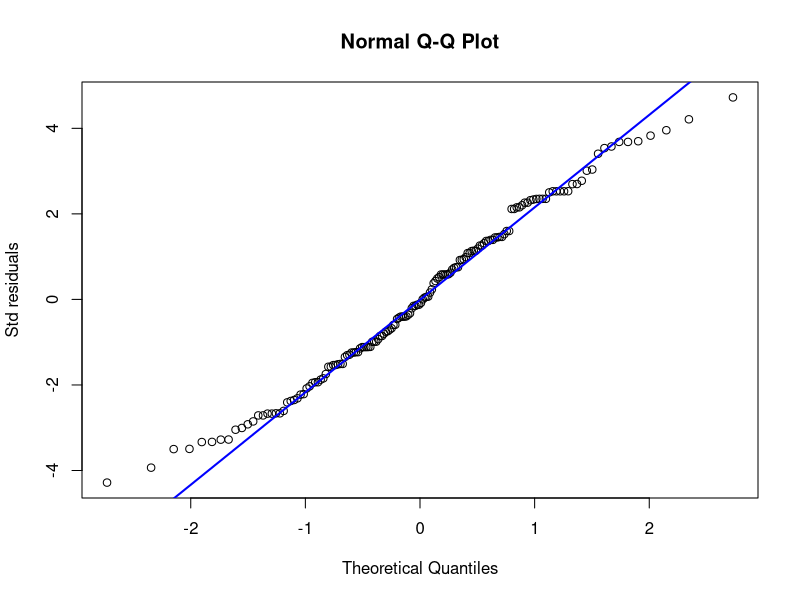
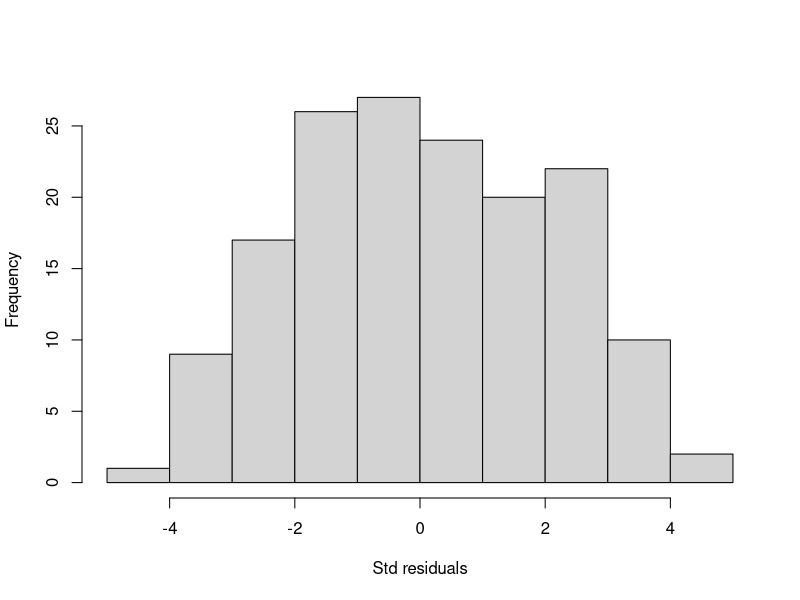

These figures' R source, in order:
## ---- chunk 1
knitr::opts_chunk$set(echo = TRUE)
options(tinytex.verbose = TRUE)

library(car)
## ---- chunk 2
# Import the data
rawdata = read.csv("hw4_data.csv", header=TRUE, fileEncoding="UTF-8-BOM")

# Create variable Staying
rawdata$Staying = rawdata$Stay/rawdata$Employees

# Set variables as categoricals
rawdata$Num.Of.Products<-as.factor(rawdata$Num.Of.Products)
rawdata$Age.Group<-as.factor(rawdata$Age.Group)
rawdata$Gender<-as.factor(rawdata$Gender)
rawdata$Is.Active.Member<-as.factor(rawdata$Is.Active.Member)


# Print head of rawdata
head(rawdata)

unique(rawdata$Age.Group)
## ---- chunk 3
model1 = glm( Staying ~ Num.Of.Products,weight = Employees,  data = rawdata, family=binomial) 
summary(model1)
## ---- chunk 4
confint(model1, "Num.Of.Products2", level = 0.99)
## ---- chunk 5
round(c(deviance(model1), 1-pchisq(deviance(model1),10)),5)

pearres3 = residuals(model1,type="pearson") 
pearson = sum(pearres3^2)
round(c(pearson, 1-pchisq(pearson,10)),5)
## ---- chunk 6
res = resid(model1,type="deviance") 
qqnorm(res, ylab="Std residuals") 
qqline(res,col="blue",lwd=2) 
hist(res,10,xlab="Std residuals", main="") 
## ---- chunk 7
(deviance(model1))/model1$df.null
## ---- chunk 8

model2 = glm(Staying~Age.Group + Gender + Tenure + Num.Of.Products + Is.Active.Member, weight = Employees, family = binomial, data=rawdata)
summary(model2)
## ---- chunk 9
oddsr_t = round(exp(-0.003319),4)
oddsr_active = round(exp(-0.850280),4)

print(paste("The odds ratio for tenure is", oddsr_t))
print(paste("The odds ratio for an active member is", oddsr_active))


## ---- chunk 10


## ---- chunk 11


## ---- chunk 12


## ---- chunk 13


## ---- chunk 14


## ---- chunk 15


## ---- chunk 16


